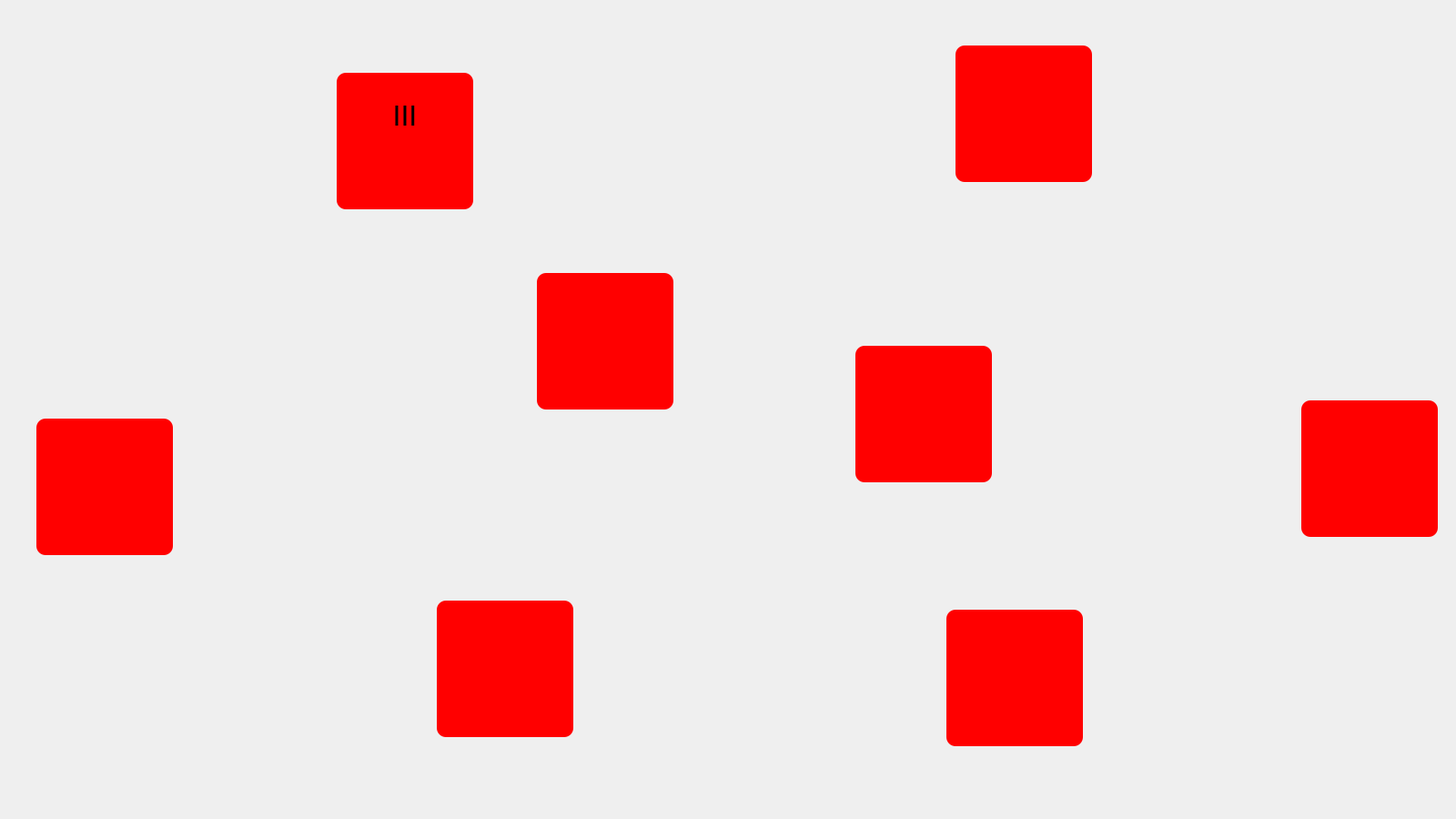
<?xml version="1.0" encoding="UTF-8"?>
<ui version="4.0">
 <class>MainWindow</class>
 <widget class="QMainWindow" name="MainWindow">
  <property name="enabled">
   <bool>false</bool>
  </property>
  <property name="geometry">
   <rect>
    <x>0</x>
    <y>0</y>
    <width>1600</width>
    <height>900</height>
   </rect>
  </property>
  <property name="mouseTracking">
   <bool>false</bool>
  </property>
  <property name="windowTitle">
   <string>MainWindow</string>
  </property>
  <widget class="QWidget" name="Main">
   <property name="styleSheet">
    <string notr="true">background-image: ../res/backround.png;</string>
   </property>
   <widget class="QFrame" name="I">
    <property name="geometry">
     <rect>
      <x>40</x>
      <y>460</y>
      <width>150</width>
      <height>150</height>
     </rect>
    </property>
    <property name="whatsThis">
     <string>&lt;html&gt;&lt;head/&gt;&lt;body&gt;&lt;p&gt;I&lt;/p&gt;&lt;/body&gt;&lt;/html&gt;</string>
    </property>
    <property name="autoFillBackground">
     <bool>false</bool>
    </property>
    <property name="styleSheet">
     <string notr="true">background-color:red;border-radius:10px;</string>
    </property>
    <property name="frameShape">
     <enum>QFrame::StyledPanel</enum>
    </property>
    <property name="frameShadow">
     <enum>QFrame::Raised</enum>
    </property>
   </widget>
   <widget class="QFrame" name="II">
    <property name="geometry">
     <rect>
      <x>1040</x>
      <y>670</y>
      <width>150</width>
      <height>150</height>
     </rect>
    </property>
    <property name="whatsThis">
     <string>&lt;html&gt;&lt;head/&gt;&lt;body&gt;&lt;p&gt;I&lt;/p&gt;&lt;/body&gt;&lt;/html&gt;</string>
    </property>
    <property name="autoFillBackground">
     <bool>false</bool>
    </property>
    <property name="styleSheet">
     <string notr="true">background-color:red;border-radius:10px;</string>
    </property>
    <property name="frameShape">
     <enum>QFrame::StyledPanel</enum>
    </property>
    <property name="frameShadow">
     <enum>QFrame::Raised</enum>
    </property>
   </widget>
   <widget class="QFrame" name="III">
    <property name="geometry">
     <rect>
      <x>370</x>
      <y>80</y>
      <width>150</width>
      <height>150</height>
     </rect>
    </property>
    <property name="whatsThis">
     <string>&lt;html&gt;&lt;head/&gt;&lt;body&gt;&lt;p&gt;I&lt;/p&gt;&lt;/body&gt;&lt;/html&gt;</string>
    </property>
    <property name="autoFillBackground">
     <bool>false</bool>
    </property>
    <property name="styleSheet">
     <string notr="true">background-color:red;border-radius:10px;</string>
    </property>
    <property name="frameShape">
     <enum>QFrame::StyledPanel</enum>
    </property>
    <property name="frameShadow">
     <enum>QFrame::Raised</enum>
    </property>
    <widget class="QTextEdit" name="Block3">
     <property name="geometry">
      <rect>
       <x>25</x>
       <y>25</y>
       <width>100</width>
       <height>100</height>
      </rect>
     </property>
     <property name="autoFillBackground">
      <bool>false</bool>
     </property>
     <property name="styleSheet">
      <string notr="true">color:black;</string>
     </property>
     <property name="html">
      <string>&lt;!DOCTYPE HTML PUBLIC &quot;-//W3C//DTD HTML 4.0//EN&quot; &quot;http://www.w3.org/TR/REC-html40/strict.dtd&quot;&gt;
&lt;html&gt;&lt;head&gt;&lt;meta name=&quot;qrichtext&quot; content=&quot;1&quot; /&gt;&lt;style type=&quot;text/css&quot;&gt;
p, li { white-space: pre-wrap; }
&lt;/style&gt;&lt;/head&gt;&lt;body style=&quot; font-family:'MS Shell Dlg 2'; font-size:8.25pt; font-weight:400; font-style:normal;&quot;&gt;
&lt;p align=&quot;center&quot; style=&quot; margin-top:0px; margin-bottom:0px; margin-left:0px; margin-right:0px; -qt-block-indent:0; text-indent:0px;&quot;&gt;&lt;span style=&quot; font-size:24pt;&quot;&gt;III&lt;/span&gt;&lt;/p&gt;&lt;/body&gt;&lt;/html&gt;</string>
     </property>
    </widget>
   </widget>
   <widget class="QFrame" name="IV">
    <property name="geometry">
     <rect>
      <x>940</x>
      <y>380</y>
      <width>150</width>
      <height>150</height>
     </rect>
    </property>
    <property name="whatsThis">
     <string>&lt;html&gt;&lt;head/&gt;&lt;body&gt;&lt;p&gt;I&lt;/p&gt;&lt;/body&gt;&lt;/html&gt;</string>
    </property>
    <property name="autoFillBackground">
     <bool>false</bool>
    </property>
    <property name="styleSheet">
     <string notr="true">background-color:red;border-radius:10px;</string>
    </property>
    <property name="frameShape">
     <enum>QFrame::StyledPanel</enum>
    </property>
    <property name="frameShadow">
     <enum>QFrame::Raised</enum>
    </property>
   </widget>
   <widget class="QFrame" name="G">
    <property name="geometry">
     <rect>
      <x>480</x>
      <y>660</y>
      <width>150</width>
      <height>150</height>
     </rect>
    </property>
    <property name="whatsThis">
     <string>&lt;html&gt;&lt;head/&gt;&lt;body&gt;&lt;p&gt;I&lt;/p&gt;&lt;/body&gt;&lt;/html&gt;</string>
    </property>
    <property name="autoFillBackground">
     <bool>false</bool>
    </property>
    <property name="styleSheet">
     <string notr="true">background-color:red;border-radius:10px;</string>
    </property>
    <property name="frameShape">
     <enum>QFrame::StyledPanel</enum>
    </property>
    <property name="frameShadow">
     <enum>QFrame::Raised</enum>
    </property>
   </widget>
   <widget class="QFrame" name="VI">
    <property name="geometry">
     <rect>
      <x>590</x>
      <y>300</y>
      <width>150</width>
      <height>150</height>
     </rect>
    </property>
    <property name="whatsThis">
     <string>&lt;html&gt;&lt;head/&gt;&lt;body&gt;&lt;p&gt;I&lt;/p&gt;&lt;/body&gt;&lt;/html&gt;</string>
    </property>
    <property name="autoFillBackground">
     <bool>false</bool>
    </property>
    <property name="styleSheet">
     <string notr="true">background-color:red;border-radius:10px;</string>
    </property>
    <property name="frameShape">
     <enum>QFrame::StyledPanel</enum>
    </property>
    <property name="frameShadow">
     <enum>QFrame::Raised</enum>
    </property>
   </widget>
   <widget class="QFrame" name="VII">
    <property name="geometry">
     <rect>
      <x>1050</x>
      <y>50</y>
      <width>150</width>
      <height>150</height>
     </rect>
    </property>
    <property name="whatsThis">
     <string>&lt;html&gt;&lt;head/&gt;&lt;body&gt;&lt;p&gt;I&lt;/p&gt;&lt;/body&gt;&lt;/html&gt;</string>
    </property>
    <property name="autoFillBackground">
     <bool>false</bool>
    </property>
    <property name="styleSheet">
     <string notr="true">background-color:red;border-radius:10px;</string>
    </property>
    <property name="frameShape">
     <enum>QFrame::StyledPanel</enum>
    </property>
    <property name="frameShadow">
     <enum>QFrame::Raised</enum>
    </property>
   </widget>
   <widget class="QFrame" name="V">
    <property name="geometry">
     <rect>
      <x>1430</x>
      <y>440</y>
      <width>150</width>
      <height>150</height>
     </rect>
    </property>
    <property name="whatsThis">
     <string>&lt;html&gt;&lt;head/&gt;&lt;body&gt;&lt;p&gt;I&lt;/p&gt;&lt;/body&gt;&lt;/html&gt;</string>
    </property>
    <property name="autoFillBackground">
     <bool>false</bool>
    </property>
    <property name="styleSheet">
     <string notr="true">background-color:red;border-radius:10px;</string>
    </property>
    <property name="frameShape">
     <enum>QFrame::StyledPanel</enum>
    </property>
    <property name="frameShadow">
     <enum>QFrame::Raised</enum>
    </property>
   </widget>
  </widget>
 </widget>
 <tabstops>
  <tabstop>Block3_2</tabstop>
  <tabstop>Block3</tabstop>
 </tabstops>
 <resources/>
 <connections/>
</ui>
